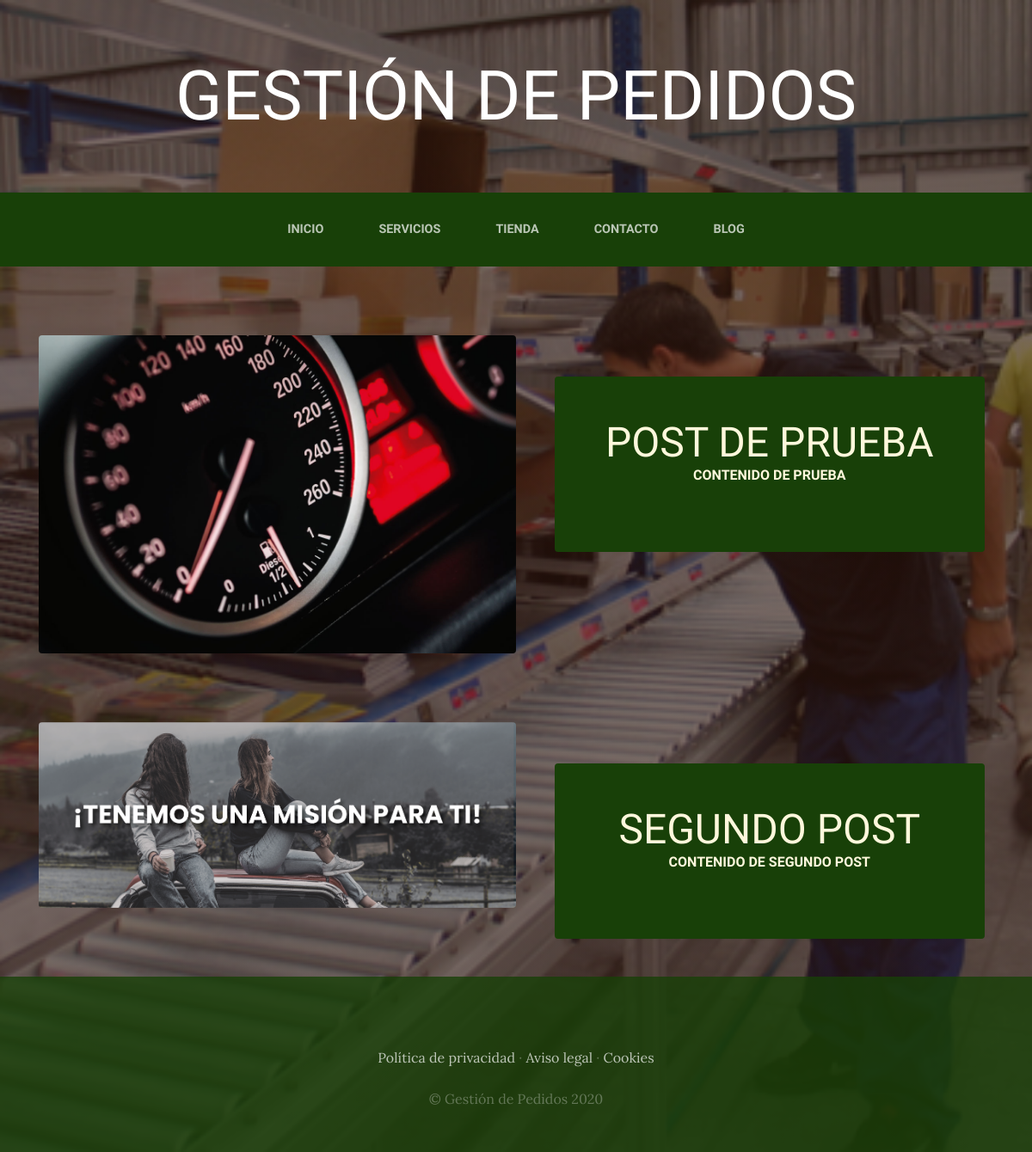
Screenshot of /blog/ with the database file from the repository.
### blog/models.py (models this page shows, shortened)
class Post(models.Model):
    titulo=models.CharField(max_length=50)
    contenido=models.CharField(max_length=50)
    imagen=models.ImageField(upload_to='blog', null=True, blank=True)
    autor=models.ForeignKey(User, on_delete=models.CASCADE)
    categorias=models.ManyToManyField(Categoria)
    created=models.DateTimeField(auto_now_add=True)
    updated=models.DateTimeField(auto_now_add=True)
    class meta:
        verbose_name='post'
        verbose_name_plural='posts'

### blog/views.py (the view)
# urls.py: 2. Add a URL to urlpatterns:  path('blog/', include('blog.urls'))
def blog(request):
    posts = Post.objects.all()
    return render(request, "blog/blog.html",  {"posts": posts})

### blog/templates/blog/blog.html (shortened to what this page needs)
{%extends "ProyectoWebApp/base.html" %}
{%load static%}
{%block content%}
  {% for Post in posts%}
  <section class="page-section clearfix">
    <div class="container">
      <div class="intro">
        <img class="intro-img img-fluid mb-3 mb-lg-0 rounded" src="{{Post.imagen.url}}" alt="" style="width: 50%;">
        <div class="intro-text left-0 text-center bg-faded p-5 rounded">
          <h2 class="section-heading mb-4" >
            <span class="section-heading-lower">{{Post.titulo}}</span>
            <span class="section-heading-upper">{{Post.contenido}}</span>
          </h2>
        </div>
      </div>
    </div>
  </section>
{%endfor%}
{%endblock%}

### ProyectoWebApp/static/ProyectoWebApp/css/gestion.css (style rules this page uses)
body { font-family: 'Lora'; background: linear-gradient(rgba(47, 23, 15, 0.65), rgba(47, 23, 15, 0.65)), url("../img/bg_main.jpg"); background-attachment: fixed; background-position: center; background-size: cover; }
h1, h2, h3, h4, h5, h6 { font-family: 'Raleway'; }
.page-section { margin-top: 5rem; margin-bottom: 5rem; }
.section-heading { text-transform: uppercase; }
.section-heading .section-heading-upper { display: block; font-size: 1rem; font-weight: 800; padding-bottom:.5rem; }
.section-heading .section-heading-lower { display: block; font-size: 3rem; font-weight: 100; }
.bg-faded { background-color: rgba(255, 255, 255, 0.85); }
.intro { position: relative; }
@media (min-width: 992px) { .intro .intro-img { width: 75%; float: left; } }
@media (min-width: 992px) { .intro .intro-text { left: 600; width: 60%; margin-top: 3rem; background-color: rgba(24, 64, 8); color: cornsilk; position: absolute; } }
@media (min-width: 1200px) { .intro .intro-text { width: 45%; } }

### rows the page displays
Post: imagen (picture), titulo "POST DE PRUEBA", contenido "CONTENIDO DE PRUEBA"
Post: imagen (picture), titulo "SEGUNDO POST", contenido "CONTENIDO DE SEGUNDO POST"
